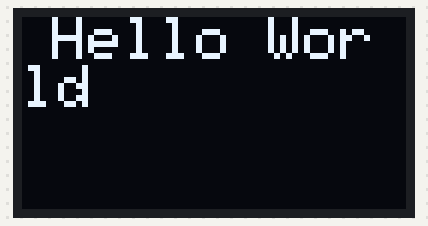
A sketch run on a simulated Arduino Uno, built with avr-gcc and run on an emulated ATmega328P. Shown: 128×64 one-colour display. What the sketch prints to the serial monitor is not drawn.

Above: at 0.1 s.

The sketch:

OLED_test.ino
```cpp
// RFID reference: http://educ8s.tv/arduino-rfid-tutorial/
// OLED reference: https://github.com/adafruit/Adafruit_SSD1306

#include <SPI.h>
#include <Wire.h>
#include <Adafruit_GFX.h>
#include <Adafruit_SSD1306.h>

#define SCREEN_WIDTH 128 // OLED display width, in pixels
#define SCREEN_HEIGHT 64 // OLED display height, in pixels

// Declaration for an SSD1306 display connected to I2C (SDA, SCL pins)
#define OLED_RESET     4 // Reset pin # (or -1 if sharing Arduino reset pin)
Adafruit_SSD1306 display(SCREEN_WIDTH, SCREEN_HEIGHT, &Wire, OLED_RESET);

void setup() {

  Serial.begin(9600);
  display.begin(SSD1306_SWITCHCAPVCC, 0x3C);  // initialize with the I2C addr 0x3D (for the 128x64)

  display.clearDisplay();
  display.display();
  display.setTextColor(WHITE);
  display.setTextSize(2);
  display.setCursor(10, 0);
  display.print("Hello World");
  display.display();

  Serial.println("Hello World");
}

void loop() {

}
```
